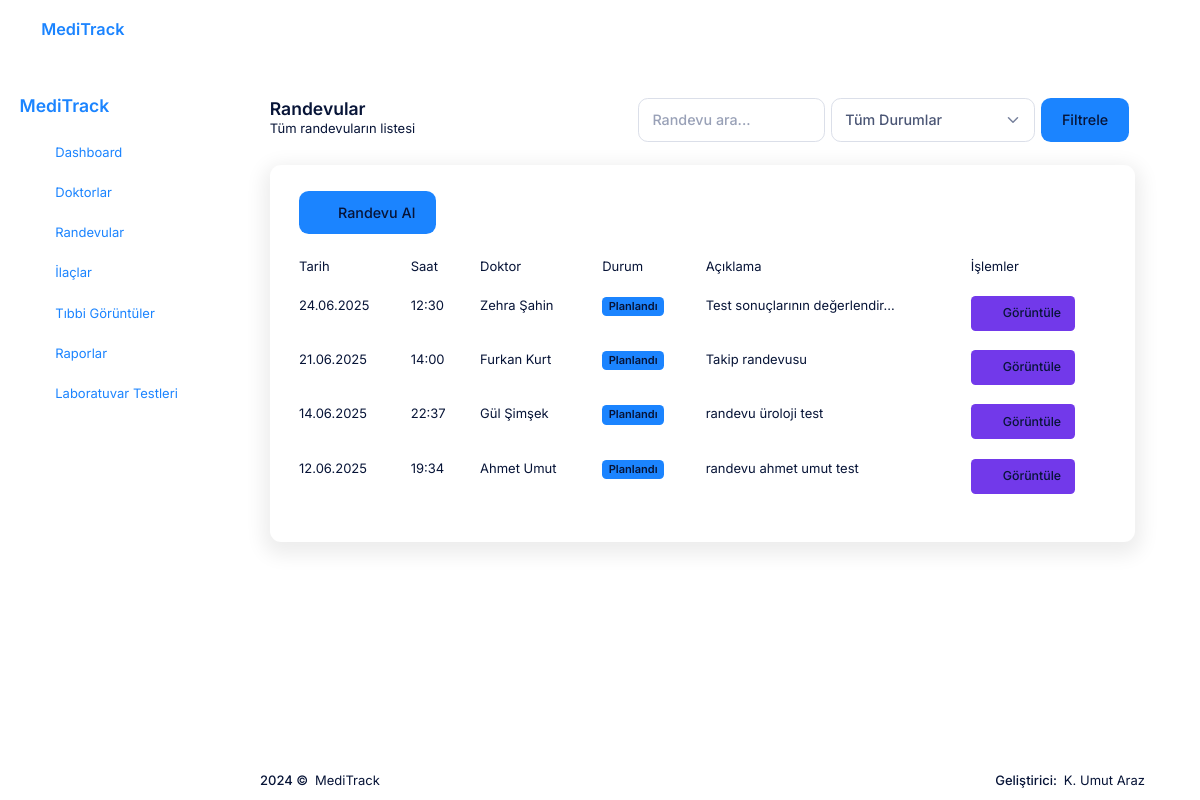
The app's page /core/appointments/ (signed in) with its own data.
### appointments/models.py (models this page shows, shortened)
class Appointment(models.Model):
    STATUS_CHOICES = [
        ('planned', _('Planlandı')),
        ('completed', _('Tamamlandı')),
        ('cancelled', _('İptal Edildi')),
    ]
    patient = models.ForeignKey(
        settings.AUTH_USER_MODEL,
        on_delete=models.CASCADE,
        related_name='patient_appointments',
        verbose_name=_('Hasta'),
        limit_choices_to={'user_type': 'patient'}
    )
    doctor = models.ForeignKey(
        settings.AUTH_USER_MODEL,
        on_delete=models.CASCADE,
        related_name='doctor_appointments',
        verbose_name=_('Doktor'),
        limit_choices_to={'user_type': 'doctor'}
    )
    date = models.DateField(
        verbose_name=_('Tarih')
    )
    time = models.TimeField(
        verbose_name=_('Saat')
    )
    description = models.TextField(
        blank=True,
        null=True,
        verbose_name=_('Açıklama')
    )
    status = models.CharField(
        max_length=20,
        choices=STATUS_CHOICES,
        default='planned',
        verbose_name=_('Durum')
    )
    created_at = models.DateTimeField(
        auto_now_add=True,
        verbose_name=_('Oluşturulma Tarihi')
    )
    updated_at = models.DateTimeField(
        auto_now=True,
        verbose_name=_('Güncellenme Tarihi')
    )
    class Meta:
        verbose_name = _('Randevu')
        verbose_name_plural = _('Randevular')
        ordering = ['-date', '-time']

### users/models.py (models this page shows, shortened)
class User(AbstractUser):
    USER_TYPE_CHOICES = [
        ('patient', _('Hasta')),
        ('doctor', _('Doktor')),
        ('receptionist', _('Resepsiyonist')),
        ('admin', _('Admin')),
    ]
    user_type = models.CharField(
        max_length=20,
        choices=USER_TYPE_CHOICES,
        default='patient',
        verbose_name=_('Kullanıcı Tipi')
    )
    specialization = models.CharField(
        max_length=100,
        blank=True,
        null=True,
        verbose_name=_('Uzmanlık Alanı')
    )
    date_of_birth = models.DateField(
        blank=True,
        null=True,
        verbose_name=_('Doğum Tarihi')
    )
    phone_number = models.CharField(
        max_length=20,
        blank=True,
        null=True,
        verbose_name=_('Telefon Numarası')
    )
    address = models.TextField(
        blank=True,
        null=True,
        verbose_name=_('Adres')
    )
    blood_type = models.CharField(
        max_length=10,
        blank=True,
        null=True,
        verbose_name=_('Kan Grubu')
    )
    def is_patient(self):
        return self.user_type == 'patient'
    def is_doctor(self):
        return self.user_type == 'doctor'
    def is_receptionist(self):
        return self.user_type == 'receptionist'
    def is_admin_user(self):
        return self.user_type == 'admin'
    class Meta:
        verbose_name = _('Kullanıcı')
        verbose_name_plural = _('Kullanıcılar')

### core/views.py (the view, shortened to what this page needs)
# urls.py: path('appointments/', views.AppointmentListView.as_view(), name='appointment-list'),
class AppointmentListView(LoginRequiredMixin, ListView):
    model = Appointment
    template_name = 'core/appointment_list.html'
    context_object_name = 'appointments'
    def get_queryset(self):
        queryset = super().get_queryset()
        user = self.request.user
        status = self.request.GET.get('status')
        search = self.request.GET.get('search')
        if user.is_patient():
            queryset = queryset.filter(patient=user)
        elif user.is_doctor():
            queryset = queryset.filter(doctor=user)
        if status:
            queryset = queryset.filter(status=status)
        return queryset.order_by('-date', '-time')

### Templates/core/appointment_list.html (shortened to what this page needs)
{% extends 'core/base.html' %}
{% load static %}
{% block content %}
<div class="container py-4">
    <div class="row mb-4">
        <div class="col">
            <h1 class="h3 mb-0">Randevular</h1>
            <p class="text-muted">Tüm randevuların listesi</p>
        </div>
        <div class="col-auto">
            <div class="d-flex">
                <form method="get" class="d-flex me-2">
                    <input type="text" name="search" class="form-control me-2" placeholder="Randevu ara..." value="{{ request.GET.search }}">
                    <select name="status" class="form-select me-2">
                        <option value="">Tüm Durumlar</option>
                    </select>
                    <button type="submit" class="btn btn-primary">Filtrele</button>
                </form>
            </div>
        </div>
    </div>
    <div class="card shadow">
        <div class="card-body">
            {% if user.is_patient %}
            <div class="mb-4">
                <a href="{% url 'appointment-create' %}" class="btn btn-primary">
                    <i class="fas fa-calendar-plus"></i> Randevu Al
                </a>
            </div>
            {% endif %}
            <div class="table-responsive">
                <table class="table table-hover">
                    <thead>
                        <tr>
                            <th>Tarih</th>
                            <th>Saat</th>
                            {% if not user.is_doctor %}
                                <th>Doktor</th>
                            {% endif %}
                            <th>Durum</th>
                            <th>Açıklama</th>
                            <th>İşlemler</th>
                        </tr>
                    </thead>
                    <tbody>
                        {% if appointments %}
                            {% for appointment in appointments %}
                                <tr>
                                    <td>{{ appointment.date|date:"d.m.Y" }}</td>
                                    <td>{{ appointment.time|time:"H:i" }}</td>
                                    {% if not user.is_doctor %}
                                        <td>{{ appointment.doctor.get_full_name }}</td>
                                    {% endif %}
                                    <td>
                                        {% if appointment.status == 'planned' %}
                                            <span class="badge bg-primary">Planlandı</span>
                                        {% elif appointment.status == 'completed' %}
                                            <span class="badge bg-success">Tamamlandı</span>
                                        {% elif appointment.status == 'cancelled' %}
                                            <span class="badge bg-danger">İptal Edildi</span>
                                        {% endif %}
                                    </td>
                                    <td>{{ appointment.description|truncatechars:30 }}</td>
                                    <td>
                                        <a href="{% url 'appointment-detail' appointment.id %}" class="btn btn-sm btn-info">
                                            <i class="fas fa-eye"></i> Görüntüle
                                        </a>
                                    </td>
                                </tr>
                            {% endfor %}
                        {% else %}
                            <tr>
                                <td colspan="7" class="text-center">Randevu bulunamadı.</td>
                            </tr>
                        {% endif %}
                    </tbody>
                </table>
            </div>
        </div>
    </div>
</div>
{% endblock %}

### records on screen
Appointment: date "24.06.2025", time "12:30", doctor.get_full_name "Zehra Şahin", status "Planlandı", description "Test sonuçlarının değerlendir…"
Appointment: date "21.06.2025", time "14:00", doctor.get_full_name "Furkan Kurt", status "Planlandı", description "Takip randevusu"
Appointment: date "14.06.2025", time "22:37", doctor.get_full_name "Gül Şimşek", status "Planlandı", description "randevu üroloji test"
Appointment: date "12.06.2025", time "19:34", doctor.get_full_name "Ahmet Umut", status "Planlandı", description "randevu ahmet umut test"
